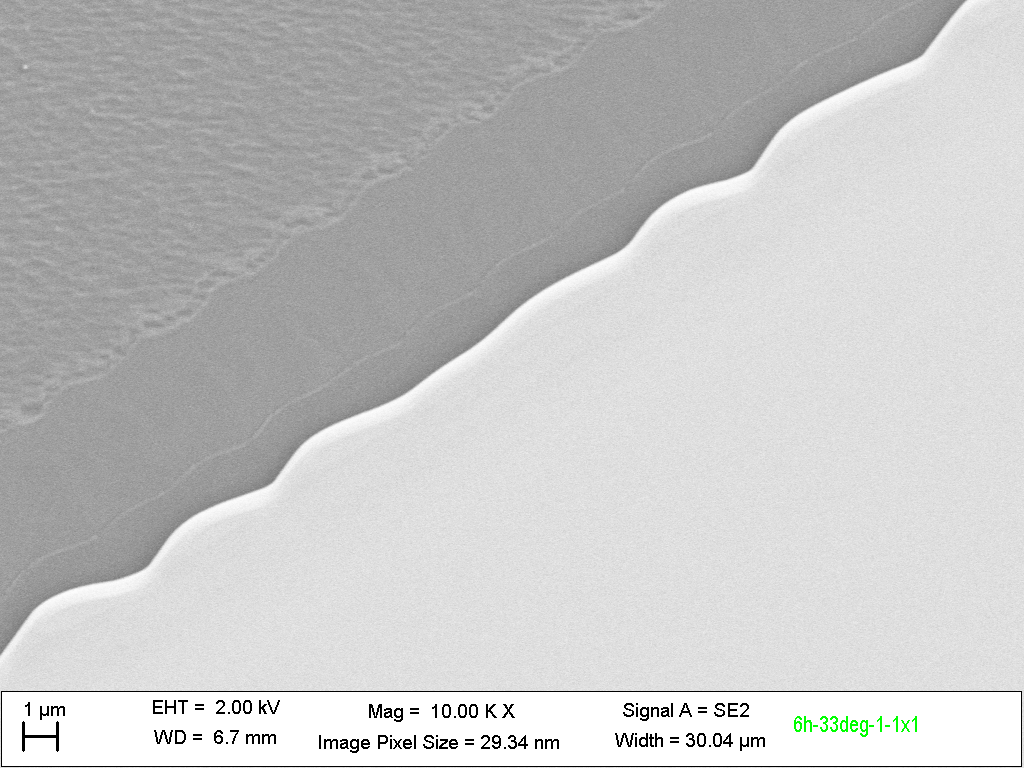
#> input picture data/05.28.2019_6h_3-3new_ni110_120/33deg_002.tif, 1024 x 768 px, given in place of 33deg_002.tif.tif, which was not available
$ python -i fingers.py   (imports and definitions only)
#> lines starting #> are read from the running program, lines starting #| are printed output that depends on the picture; after the words box and inside, x2 and y2 are one past the last pixel; in counts of white or black regions, pixels touching at a corner belong together; pictures that were not available may be replaced by others from this repository, and a replacement may not be noted
#!/usr/bin/env python3
# -*- coding: utf-8 -*-
"""
Created on Mon Dec 27 08:44:35 2021

@author: yoonahshin
"""
import numpy as np
import matplotlib.pyplot as plt
import cv2
from skimage import measure
from skimage import color
from skimage import feature
import pandas as pd

def get_edges_in_img(filename, data_bar_top=690):
    """
    Parameters
    ----------
    filename : str
        File name of image without extension. For example, if the file name was
        '33deg_029.tif', then filename='33deg_029'.
    data_bar_top : int, optional
        y coordinate of top of data bar area. The default is 690.

    Returns
    -------
    Processed image - edges in the oringinal image

    """
#> called with data_bar_top = 690
    img = cv2.imread(filename+'.tif',0).copy()[:data_bar_top,:] # Read image in grayscale and crop the data bar area
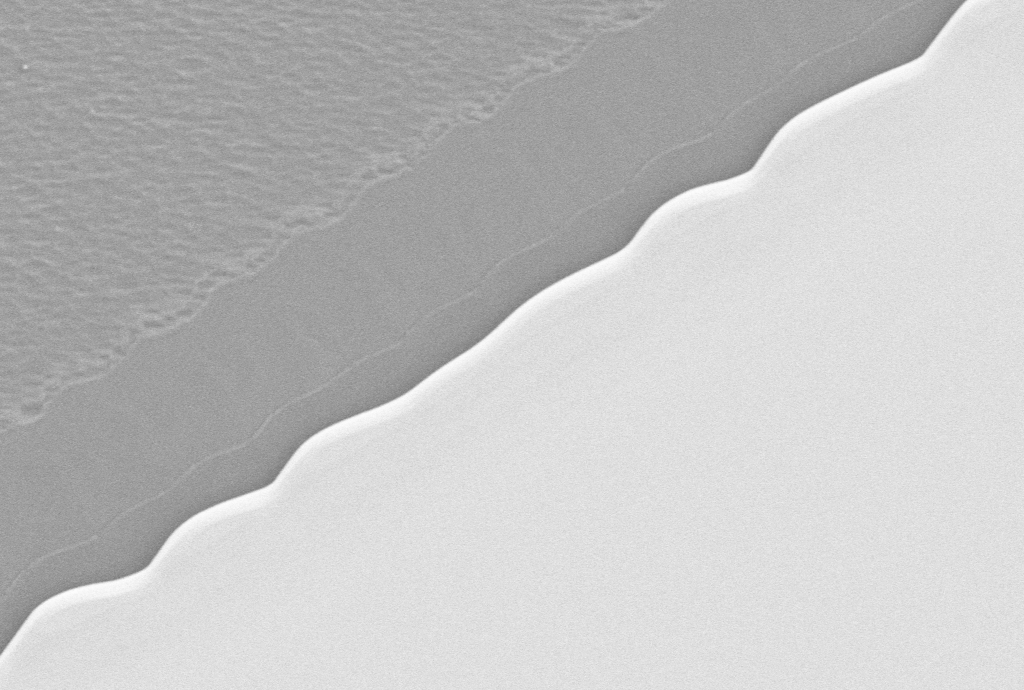
#> img: shape (690, 1024); min 119, max 253, mean 193.7
    blur = cv2.GaussianBlur(img,(7,7),0) # Apply Gaussian Filtering to denoise the image
    img_bin = cv2.threshold(blur,0,255,cv2.THRESH_BINARY+cv2.THRESH_OTSU)[1] # Get a binarized image
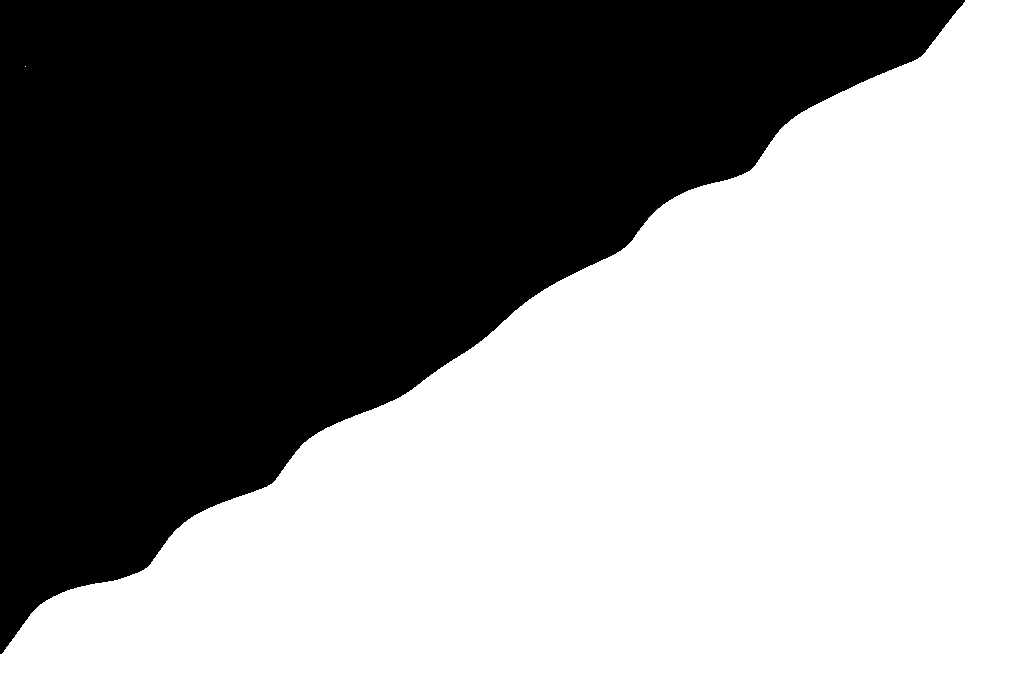
#> img_bin: shape (690, 1024); 54.5% white; 1 black region, box (x1, y1, x2, y2) and area: (0, 0, 965, 654) 321359
    edges = feature.canny(img_bin) # Use the Canny filter to detect edges in the binarized image
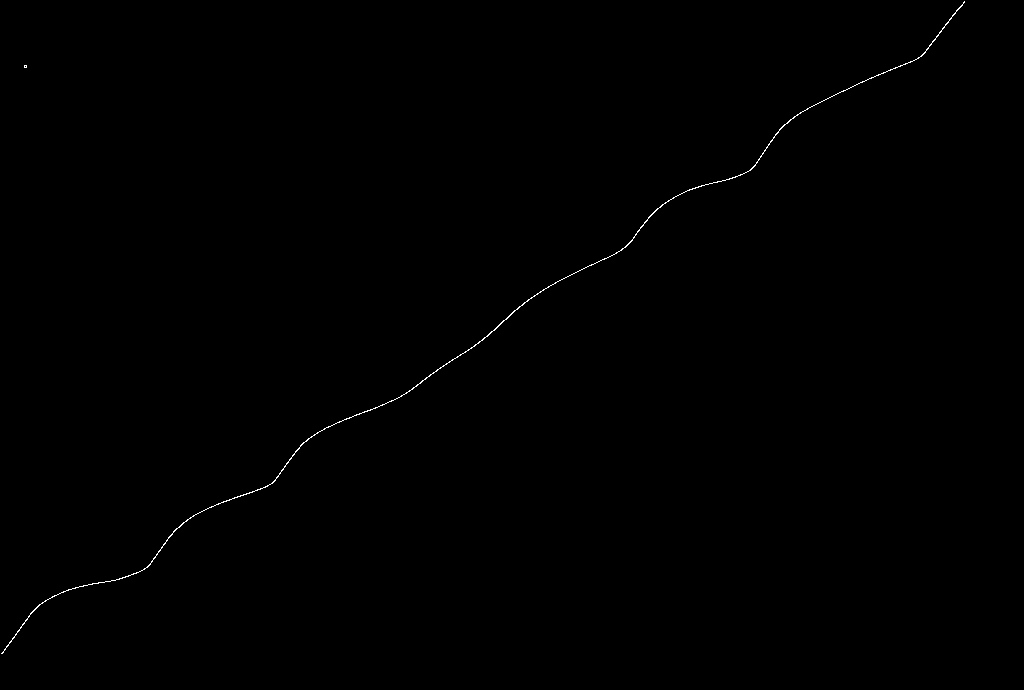
#> edges: shape (690, 1024) bool; 0.19% white in thin lines or dots, all inside (x1, y1, x2, y2) = (1, 1, 965, 654)
    return edges

# [157 lines left out: functions get_line_drawn_in_img, get_coords_intersections, get_wire_widths_along_line, get_finger_widths_along_line, get_finger_periods_along_line, propagation_distance_of_fingers and 1 more, not called in this run]

>>> result = get_edges_in_img('../data/05.28.2019_6h_3-3new_ni110_120/33deg_002.tif')

$ run again, on data/05.28.2019_6h_3-3new_ni110_120/33deg_003.tif
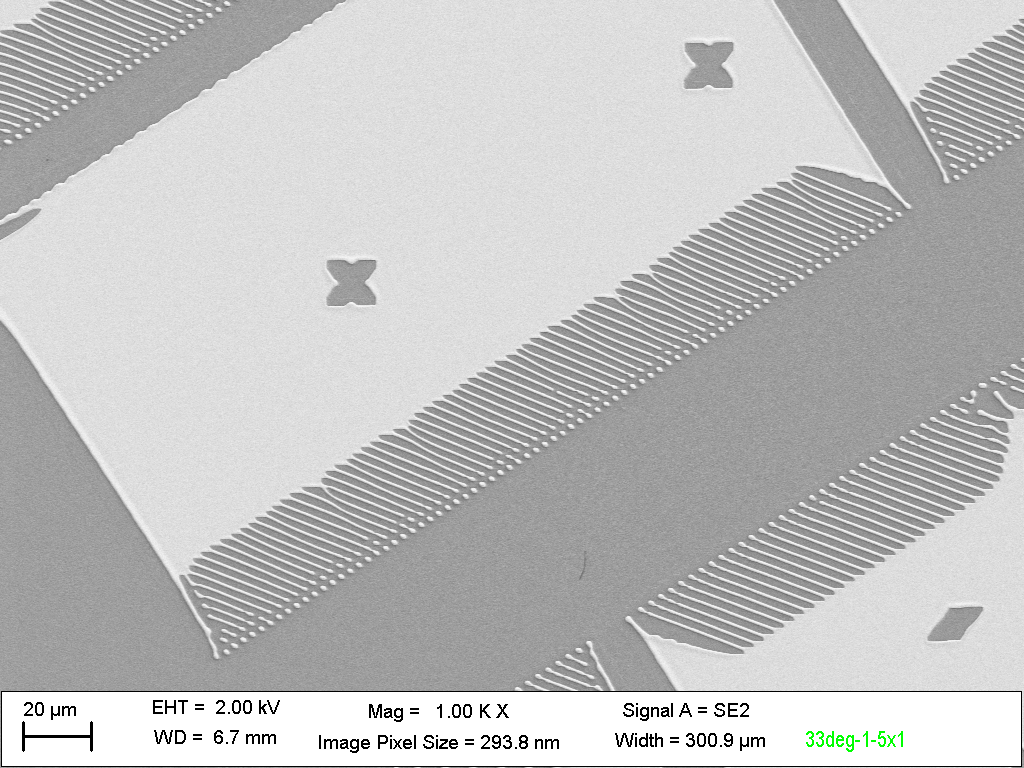
#> input picture data/05.28.2019_6h_3-3new_ni110_120/33deg_003.tif, 1024 x 768 px, given in place of 33deg_003.tif.tif, which was not available
#> in get_edges_in_img, `img_bin = cv2.threshold(blur,0,255,cv2.THRESH_BINARY+cv2.THRESH_OTSU)[1]`:
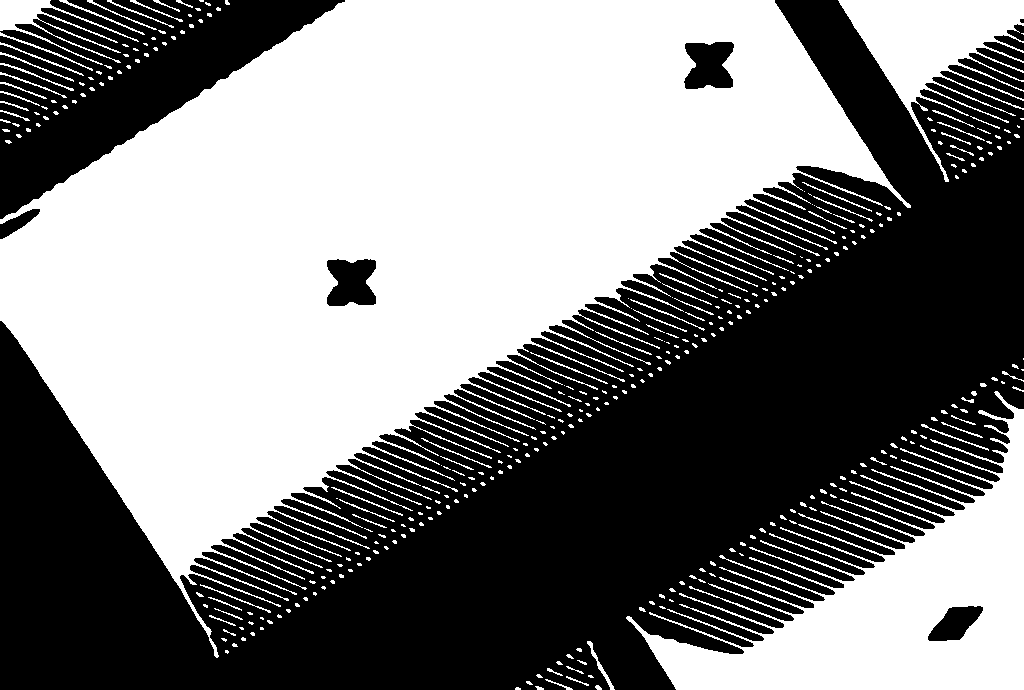
#> img_bin: shape (690, 1024); 49.6% white; 356 white regions (271 under 20 px), largest, box (x1, y1, x2, y2) and area: (0, 0, 911, 658) 281690, (626, 391, 1024, 690) 45932, (838, 0, 1024, 182) 12301
#> in get_edges_in_img, `edges = feature.canny(img_bin)`:
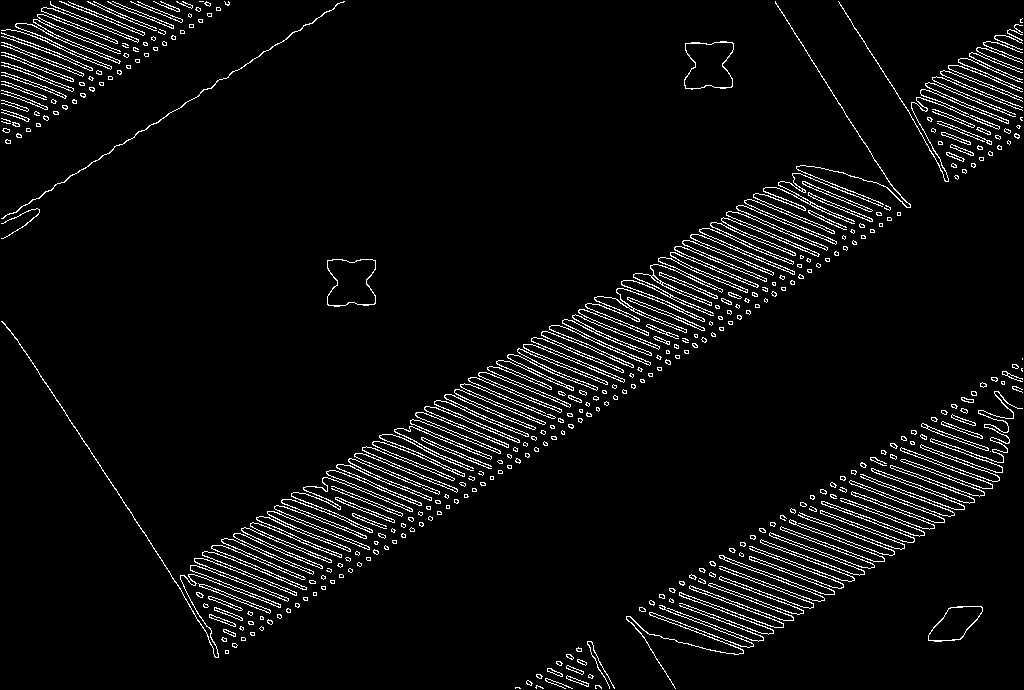
#> edges: shape (690, 1024) bool; 4.7% white in thin lines or dots

$ run again, on data/05.28.2019_6h_3-3new_ni110_120/33deg_004.tif
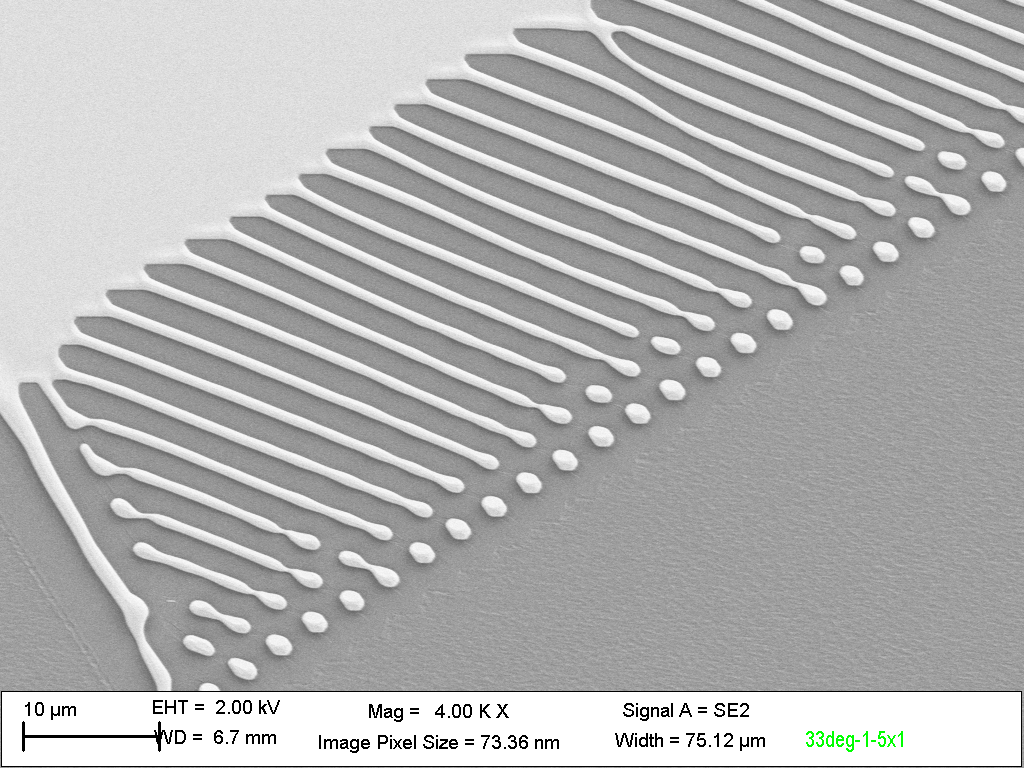
#> input picture data/05.28.2019_6h_3-3new_ni110_120/33deg_004.tif, 1024 x 768 px, given in place of 33deg_004.tif.tif, which was not available
#> in get_edges_in_img, `img_bin = cv2.threshold(blur,0,255,cv2.THRESH_BINARY+cv2.THRESH_OTSU)[1]`:
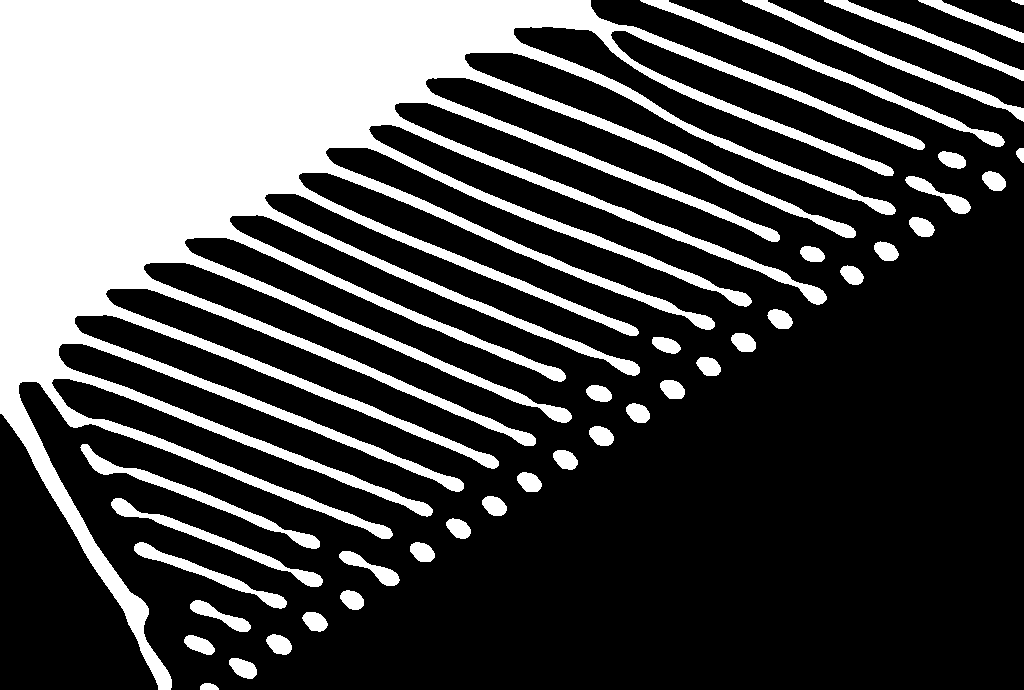
#> img_bin: shape (690, 1024); 29.3% white; 38 white regions, largest, box (x1, y1, x2, y2) and area: (0, 0, 925, 690) 180828, (640, 0, 1005, 147) 3511, (742, 0, 1024, 122) 2670
#> in get_edges_in_img, `edges = feature.canny(img_bin)`:
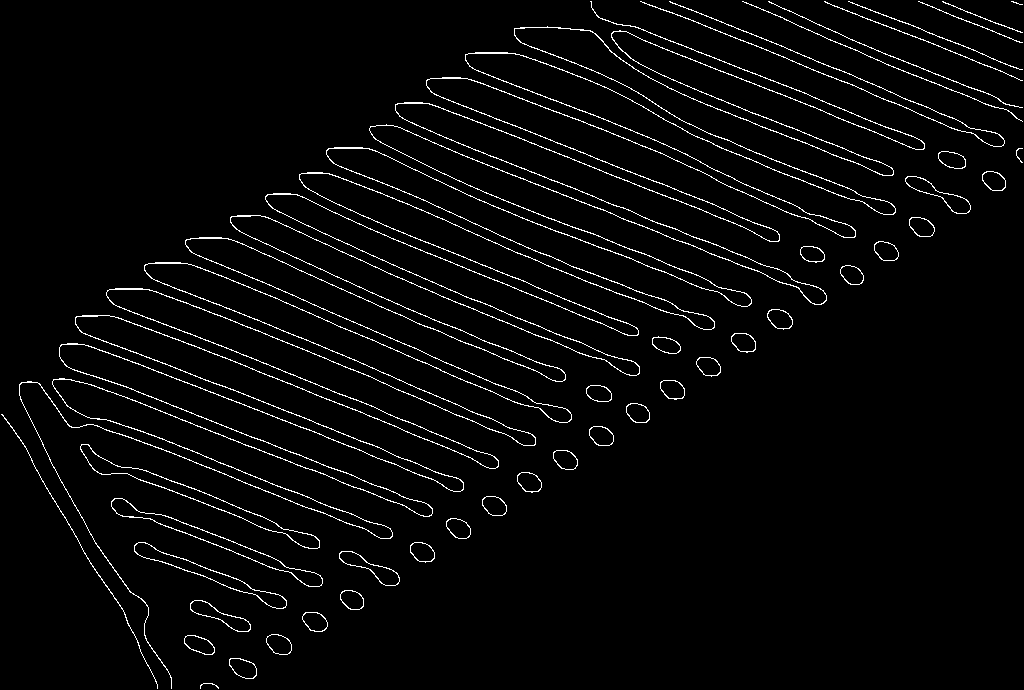
#> edges: shape (690, 1024) bool; 3.2% white in thin lines or dots
